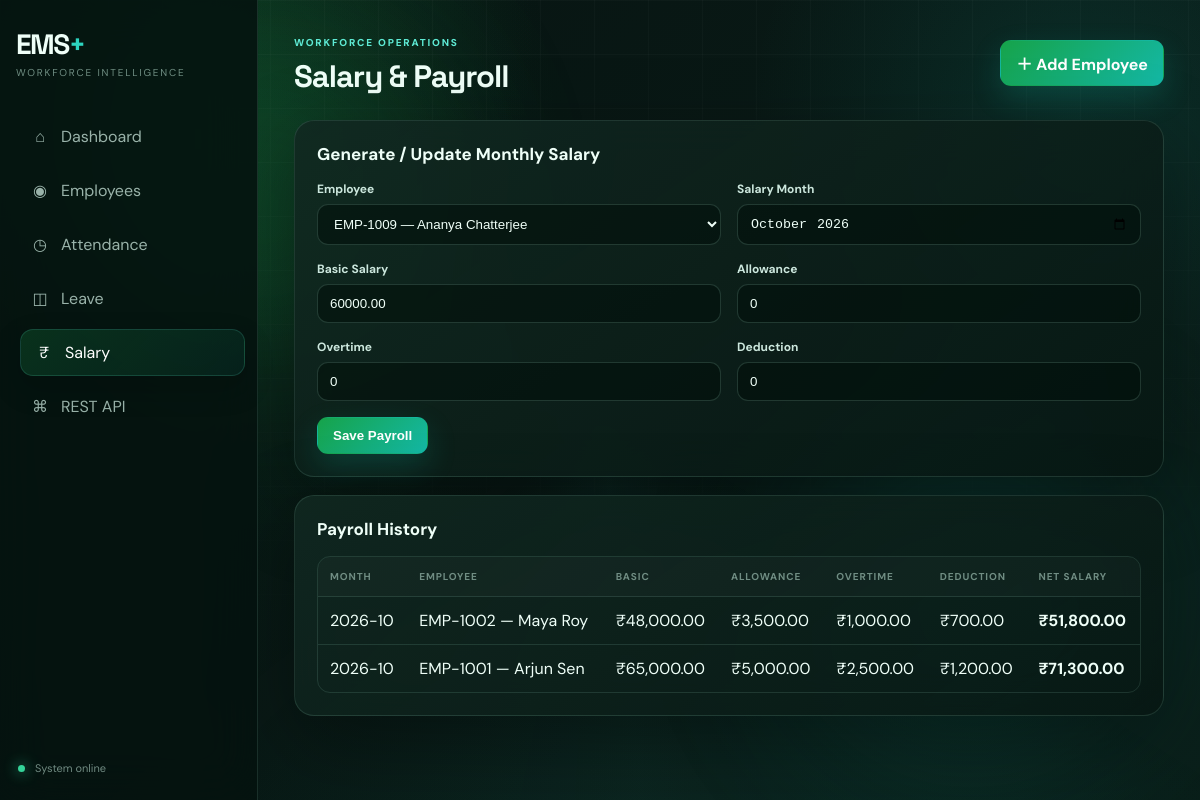
The page /salary.php on the database its author committed.
### tables this page shows
CREATE TABLE IF NOT EXISTS salaries (
 id BIGINT UNSIGNED AUTO_INCREMENT PRIMARY KEY,
 employee_id INT UNSIGNED NOT NULL,
 salary_month CHAR(7) NOT NULL,
 basic_salary DECIMAL(12,2) NOT NULL,
 allowance DECIMAL(12,2) NOT NULL DEFAULT 0,
 overtime DECIMAL(12,2) NOT NULL DEFAULT 0,
 deduction DECIMAL(12,2) NOT NULL DEFAULT 0,
 net_salary DECIMAL(12,2) NOT NULL,
 created_at TIMESTAMP DEFAULT CURRENT_TIMESTAMP,
 UNIQUE KEY uq_salary(employee_id,salary_month),
 INDEX idx_salary_month(salary_month),
 FOREIGN KEY(employee_id) REFERENCES employees(id) ON DELETE CASCADE
);

CREATE TABLE IF NOT EXISTS employees (
 id INT UNSIGNED AUTO_INCREMENT PRIMARY KEY,
 employee_code VARCHAR(30) NOT NULL UNIQUE,
 name VARCHAR(120) NOT NULL,
 email VARCHAR(150) NOT NULL UNIQUE,
 phone VARCHAR(20) NOT NULL,
 department VARCHAR(100) NOT NULL,
 designation VARCHAR(100) NOT NULL,
 joining_date DATE NOT NULL,
 basic_salary DECIMAL(12,2) NOT NULL DEFAULT 0,
 status ENUM('active','inactive') NOT NULL DEFAULT 'active',
 address VARCHAR(255) DEFAULT NULL,
 city VARCHAR(100) DEFAULT NULL,
 created_at TIMESTAMP DEFAULT CURRENT_TIMESTAMP,
 updated_at TIMESTAMP DEFAULT CURRENT_TIMESTAMP ON UPDATE CURRENT_TIMESTAMP,
 INDEX idx_department(department), INDEX idx_status(status), INDEX idx_joining_date(joining_date)
);

### config/bootstrap.php (called while the page is built, shortened)
<?php
require_once __DIR__ . '/../classes/Salary.php';
function e(mixed $value): string { return htmlspecialchars((string)($value ?? ''), ENT_QUOTES, 'UTF-8'); }

### classes/Salary.php (called while the page is built, shortened)
<?php
class Salary {
 public function all(): array { return $this->db->query('SELECT s.*,e.employee_code,e.name FROM salaries s JOIN employees e ON e.id=s.employee_id ORDER BY s.salary_month DESC,s.id DESC')->fetch_all(MYSQLI_ASSOC); }
}

### public/salary.php (the view)
<?php $title='Salary & Payroll'; require_once __DIR__.'/../partials/header.php'; $db=new Database(); $c=$db->getConnection(); $employees=$c->query("SELECT id,employee_code,name,basic_salary FROM employees WHERE status='active' ORDER BY name")->fetch_all(MYSQLI_ASSOC); $m=new Salary($c); if($_SERVER['REQUEST_METHOD']==='POST'){try{verify_csrf($_POST['csrf_token']??null);$m->save(['employee_id'=>(int)$_POST['employee_id'],'salary_month'=>$_POST['salary_month'],'basic_salary'=>(float)$_POST['basic_salary'],'allowance'=>(float)$_POST['allowance'],'overtime'=>(float)$_POST['overtime'],'deduction'=>(float)$_POST['deduction']]);redirect('salary.php');}catch(Throwable $e){$error=$e->getMessage();}} $rows=$m->all(); ?>
<section class="panel"><?php if(!empty($error)):?><div class="alert"><?=e($error)?></div><?php endif;?><div class="panel-head"><h2>Generate / Update Monthly Salary</h2></div><form method="post" class="form-grid"><input type="hidden" name="csrf_token" value="<?=e(csrf_token())?>"><div class="field"><label>Employee</label><select class="select" id="employee" name="employee_id" required><?php foreach($employees as $e):?><option value="<?=$e['id']?>" data-salary="<?=$e['basic_salary']?>"><?=e($e['employee_code'].' — '.$e['name'])?></option><?php endforeach;?></select></div><div class="field"><label>Salary Month</label><input class="input" type="month" name="salary_month" value="<?=date('Y-m')?>" required></div><div class="field"><label>Basic Salary</label><input class="input" id="basic" type="number" step="0.01" name="basic_salary" value="0" required></div><div class="field"><label>Allowance</label><input class="input" type="number" step="0.01" name="allowance" value="0"></div><div class="field"><label>Overtime</label><input class="input" type="number" step="0.01" name="overtime" value="0"></div><div class="field"><label>Deduction</label><input class="input" type="number" step="0.01" name="deduction" value="0"></div><div><button class="btn btn-primary">Save Payroll</button></div></form></section><section class="panel"><div class="panel-head"><h2>Payroll History</h2></div><div class="table-wrap"><table class="table"><thead><tr><th>Month</th><th>Employee</th><th>Basic</th><th>Allowance</th><th>Overtime</th><th>Deduction</th><th>Net Salary</th></tr></thead><tbody><?php foreach($rows as $r):?><tr><td><?=e($r['salary_month'])?></td><td><?=e($r['employee_code'].' — '.$r['name'])?></td><td>₹<?=number_format($r['basic_salary'],2)?></td><td>₹<?=number_format($r['allowance'],2)?></td><td>₹<?=number_format($r['overtime'],2)?></td><td>₹<?=number_format($r['deduction'],2)?></td><td><strong>₹<?=number_format($r['net_salary'],2)?></strong></td></tr><?php endforeach;?></tbody></table></div></section><?php require_once __DIR__.'/../partials/footer.php'; ?>

### public/assets/css/app.css (style rules this page uses)
:root { --bg:#071311;--bg2:#0b1f1a;--surface:rgba(13,30,25,.82);--surface2:rgba(18,40,33,.92);--ink:#effff8;--muted:#91aaa1;--line:rgba(159,220,198,.14);--primary:#22c55e;--primary2:#14b8a6;--cyan:#2dd4bf;--success:#34d399;--danger:#fb7185;--warning:#fbbf24;--shadow:0 26px 80px rgba(0,0,0,.35);font-family:"DM Sans",system-ui,sans-serif }
* { box-sizing:border-box }
html { scroll-behavior:smooth }
body { margin:0;min-height:100vh;color:var(--ink);background:radial-gradient(circle at 15% 5%,rgba(34,197,94,.16),transparent 28%),radial-gradient(circle at 90% 15%,rgba(20,184,166,.13),transparent 26%),linear-gradient(135deg,var(--bg),var(--bg2));overflow-x:hidden }
body:after { content:"";position:fixed;inset:0;pointer-events:none;background-image:linear-gradient(rgba(255,255,255,.025) 1px,transparent 1px),linear-gradient(90deg,rgba(255,255,255,.025) 1px,transparent 1px);background-size:54px 54px;mask-image:linear-gradient(to bottom,black,transparent 82%);z-index:-3 }
.card,.panel { background:linear-gradient(145deg,rgba(17,40,33,.9),rgba(7,22,18,.84));border:1px solid var(--line);border-radius:20px;box-shadow:var(--shadow);backdrop-filter:blur(20px) }
.panel { padding:22px;margin-top:18px;animation:rise .5s ease both }
.panel-head { display:flex;justify-content:space-between;align-items:center;margin-bottom:16px;gap:12px }
.panel h2 { font-size:17px;margin:0 }
.btn { display:inline-flex;align-items:center;justify-content:center;border:1px solid transparent;border-radius:11px;padding:10px 15px;font-weight:700;cursor:pointer;transition:.22s;white-space:nowrap }
.btn-primary { background:linear-gradient(135deg,#16a34a,#14b8a6);color:#fff;box-shadow:0 12px 30px rgba(20,184,166,.2) }
.input,.select,.textarea { width:100%;border:1px solid rgba(159,220,198,.18);border-radius:11px;padding:11px 12px;background:rgba(3,16,12,.58);color:var(--ink);outline:none;transition:.2s }
.input::placeholder { color:#627d73 }
.select option { background:#10251f;color:#fff }
.form-grid { display:grid;grid-template-columns:repeat(2,1fr);gap:16px }
.field label { display:block;font-size:12px;font-weight:700;margin:0 0 7px;color:#cce7dd }
.table-wrap { overflow:auto;border:1px solid var(--line);border-radius:13px }
.table { width:100%;border-collapse:collapse }
.table th,.table td { text-align:left;padding:13px 12px;border-bottom:1px solid var(--line);white-space:nowrap }
.table tr:last-child td { border-bottom:0 }
.table tbody tr { transition:.2s }
.table th { font-size:10px;text-transform:uppercase;color:#708d83;letter-spacing:.9px;background:rgba(255,255,255,.02) }

### rows shown on the page
salaries: salary_month "2026-10", employee.name "EMP-1002 — Maya Roy", basic_salary "48,000.00", allowance "3,500.00", overtime "1,000.00", deduction "700.00", net_salary "51,800.00"
salaries: salary_month "2026-10", employee.name "EMP-1001 — Arjun Sen", basic_salary "65,000.00", allowance "5,000.00", overtime "2,500.00", deduction "1,200.00", net_salary "71,300.00"

### other values the page prints
$title "Salary & Payroll"
form field employee_id "EMP-1009 — Ananya Chatterjee"
